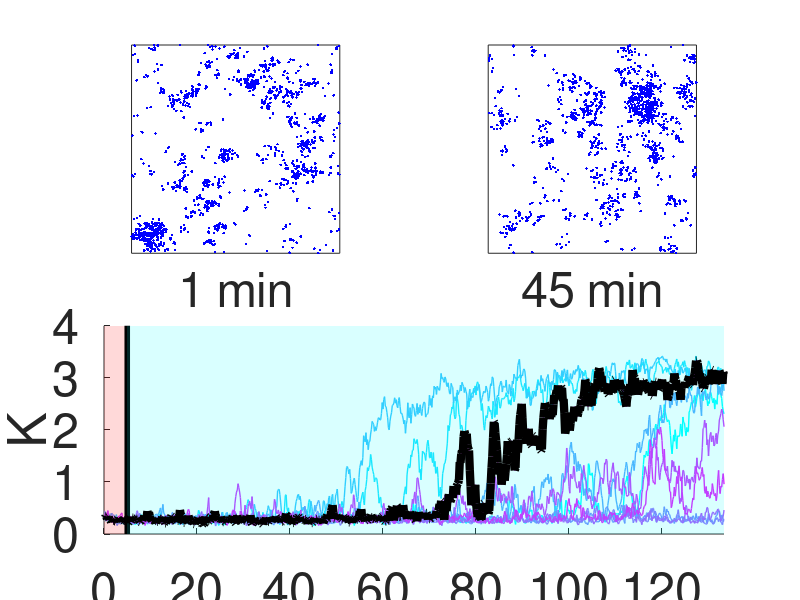

This chart was generated by the following MATLAB code:
% Simulations were performed with 3000 Cdc42, 170 Bem1-GEF, 30 Far1-GEF,
% and 2500 receptors, and the initial conditions were uniformly distributed 
% molecules. A 1 - 6 nM pheromone gradient was applied to the domain.

% Plot Ripley's K function values.
load('FigureData/Figure6B.mat')
seeds = 10;
% Color map for the plots.
cmap = cool(seeds);
% Time in the unit of minutes.
time = (0:10:8000)/60;
figure('units','pixels','position',[300 300 1000 800]); 
for j = 1:seeds
    subplot(2,2,[3,4]); hold on
    % Plot time series of K
    plot(time,K(j,:),'color',cmap(j, :),'linewidth',1)
end
% Mark the time point where uniform pheromone was switched to a pheromone
% gradient.
patch([0,0,300/60,300/60],[0,4,4,0],'r',...
    'edgecolor','r','facealpha',0.15,'edgealpha',0.15)
plot([300/60,300/60],[0,4],'k-','linewidth',4)
patch([8000/60,8000/60,300/60,300/60],[0,4,4,0],'c',...
    'edgecolor','c','facealpha',0.15,'edgealpha',0.15)
ylim([0,4])
xlim([0,8000/60])
xlabel('Time (min)')
ylabel('K')
set(gca,'fontsize',35)

% Mark one line of K in black and  plotted its snapshots of Cdc42-GTP
% at different time points. 
plot(time,K(10,:),'color','k','linewidth',6)
load('Coordinates/Figure6B_coordinates.mat')
L = 8.8623; % domain length
subplot(2,2,1)
plot(x_1,y_1,'b.')
xticks([]); yticks([]); ylim([0,L]); xlim([0,L]); axis square;
xlabel('1 min','fontsize',35)

subplot(2,2,2)
plot(x_2,y_2,'b.')
xticks([]); yticks([]); ylim([0,L]); xlim([0,L]); axis square;
xlabel('45 min','fontsize',35)
